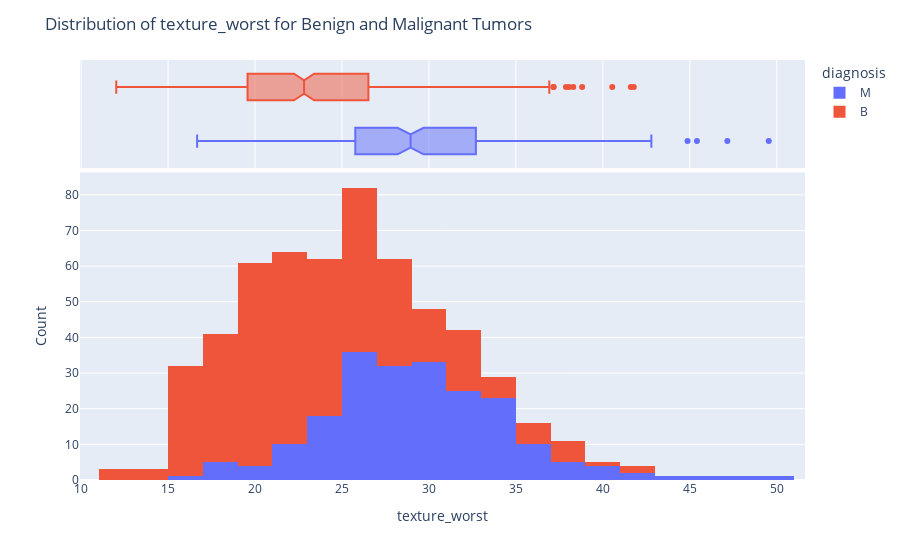

Source (notebook cell):
### Code cell
# Plot distribution of 'texture_worst' for each diagnosis using Plotly
fig = px.histogram(df, x='texture_worst', color='diagnosis', marginal='box', nbins=30)
fig.update_layout(title='Distribution of texture_worst for Benign and Malignant Tumors', xaxis_title='texture_worst', yaxis_title='Count')
fig.show()

### Figure 1 — Plotly figure (JSON) as saved in the notebook; plotly's stock layout.template omitted (floating-point values rounded to 4 significant figures; data arrays with more than 128 entries replaced by an {"elided": "..."} marker saying what was removed)
{"data": [{"alignmentgroup": "True", "bingroup": "x", "hovertemplate": "diagnosis=M<br>texture_worst=%{x}<br>count=%{y}<extra></extra>", "legendgroup": "M", "marker": {"color": "#636efa", "pattern": {"shape": ""}}, "name": "M", "nbinsx": 30, "offsetgroup": "M", "orientation": "v", "showlegend": true, "type": "histogram", "x": {"elided": "212 float values"}, "xaxis": "x", "yaxis": "y"}, {"alignmentgroup": "True", "hovertemplate": "diagnosis=M<br>texture_worst=%{x}<extra></extra>", "legendgroup": "M", "marker": {"color": "#636efa"}, "name": "M", "notched": true, "offsetgroup": "M", "showlegend": false, "type": "box", "x": {"elided": "212 float values"}, "xaxis": "x2", "yaxis": "y2"}, {"alignmentgroup": "True", "bingroup": "x", "hovertemplate": "diagnosis=B<br>texture_worst=%{x}<br>count=%{y}<extra></extra>", "legendgroup": "B", "marker": {"color": "#EF553B", "pattern": {"shape": ""}}, "name": "B", "nbinsx": 30, "offsetgroup": "B", "orientation": "v", "showlegend": true, "type": "histogram", "x": {"elided": "357 float values"}, "xaxis": "x", "yaxis": "y"}, {"alignmentgroup": "True", "hovertemplate": "diagnosis=B<br>texture_worst=%{x}<extra></extra>", "legendgroup": "B", "marker": {"color": "#EF553B"}, "name": "B", "notched": true, "offsetgroup": "B", "showlegend": false, "type": "box", "x": {"elided": "357 float values"}, "xaxis": "x2", "yaxis": "y2"}], "layout": {"barmode": "relative", "legend": {"title": {"text": "diagnosis"}, "tracegroupgap": 0}, "margin": {"t": 60}, "title": {"text": "Distribution of texture_worst for Benign and Malignant Tumors"}, "xaxis": {"anchor": "y", "domain": [0, 1], "title": {"text": "texture_worst"}}, "xaxis2": {"anchor": "y2", "domain": [0, 1], "matches": "x", "showgrid": true, "showticklabels": false}, "yaxis": {"anchor": "x", "domain": [0, 0.7326], "title": {"text": "Count"}}, "yaxis2": {"anchor": "x2", "domain": [0.7426, 1], "matches": "y2", "showgrid": false, "showline": false, "showticklabels": false, "ticks": ""}}}
